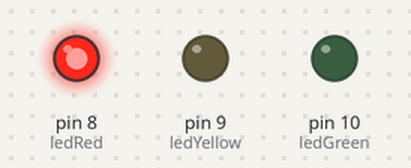
Simulated run of this sketch. Board: Arduino Uno, built with avr-gcc and run on an emulated ATmega328P. On the bench: output pins drawn as LEDs (lit = HIGH).

Above: at 4.5 s.
At 12.5 s:
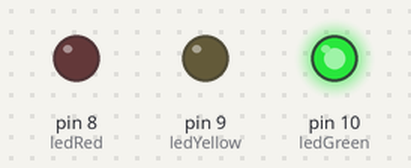
At 17.0 s:
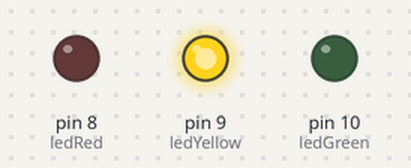
Timing chart, 0 to 23.4 s (numbered marks = the images above):
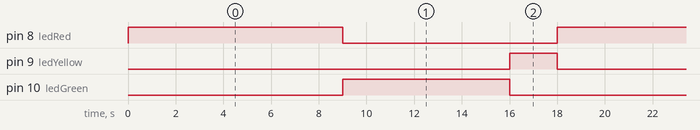

Measured:
- by itself, pin 8 (ledRed): alternates HIGH for 9.0 s and LOW for 9.0 s
- by itself, pin 9 (ledYellow): alternates HIGH for 2.0 s and LOW for 16.0 s
- by itself, pin 10 (ledGreen): alternates HIGH for 7.0 s and LOW for 11.0 s

The sketch:

semafaro.ino
```cpp
#define ledRed 8
#define ledYellow 9
#define ledGreen 10


void setup() {
  pinMode(ledRed,OUTPUT);
  pinMode(ledYellow,OUTPUT);
  pinMode(ledGreen,OUTPUT);
}

  void red(int time){
  digitalWrite(ledRed,HIGH);
  digitalWrite(ledYellow,LOW);
  digitalWrite(ledGreen,LOW);
  delay(time*1000);
  }

  void green(int time){
  digitalWrite(ledRed,LOW);
  digitalWrite(ledYellow,LOW);
  digitalWrite(ledGreen,HIGH);
  delay(time*1000);
  }

  void yellow(int time){
  digitalWrite(ledRed,LOW);
  digitalWrite(ledYellow,HIGH);
  digitalWrite(ledGreen,LOW);
  delay(time*1000);
  }


void loop() {

red(9);
green(7);
yellow(2);

}
```
